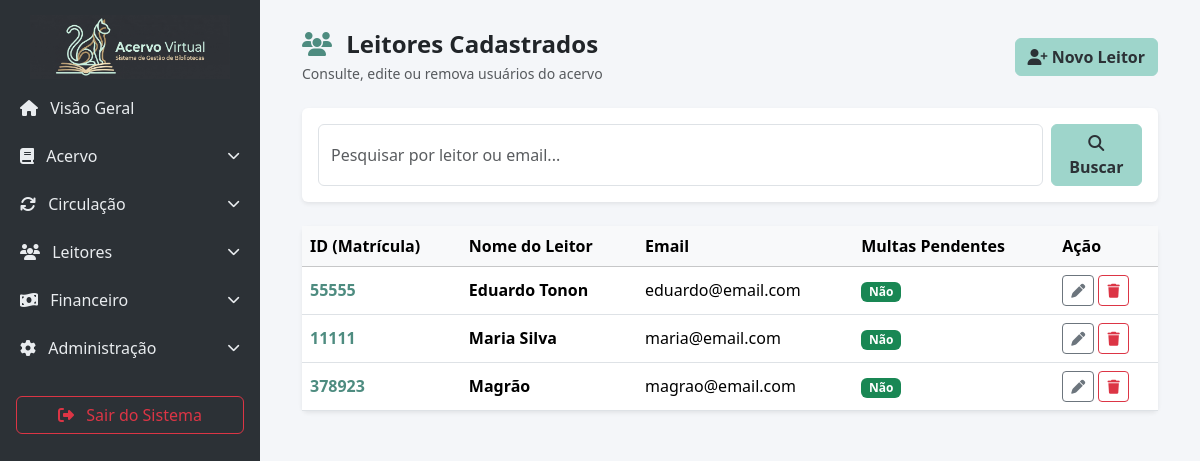
/leitores/buscar/ (signed in), run on the app's committed database.
### biblioteca_app/models.py (models this page shows, shortened)
class Leitor(models.Model):
    id_leitor = models.CharField(max_length=50, unique=True, null=True, blank=True, help_text="ID Único ou Matrícula")
    nome = models.CharField(max_length=200)
    data_nascimento = models.DateField()
    celular = models.CharField(max_length=15, unique=True)
    cpf = models.CharField(max_length=14, unique=True)
    email = models.EmailField(unique=True)
    cep = models.CharField(max_length=9)
    endereco = models.CharField(max_length=255)
    complemento = models.CharField(max_length=100, blank=True, null=True)
    cidade = models.CharField(max_length=100)
    RECEBIMENTO_ALERTAS_CHOICES = [
        ('email', 'Email'),
        ('celular', 'Celular'),
    ]
    recebimento_alertas = models.CharField(max_length=10, choices=RECEBIMENTO_ALERTAS_CHOICES, default='email')
    ativo = models.BooleanField(default=True, help_text="Desmarque para bloquear temporariamente o leitor")
    foto = models.ImageField(upload_to='fotos_leitores/', null=True, blank=True)
    @property
    def possui_multa(self):
        hoje = timezone.now().date()
        return Emprestimo.objects.filter(leitor=self, data_devolucao__lt=hoje, devolucao__isnull=True).exists()

### biblioteca_app/views.py (the view)
# urls.py: path('leitores/buscar/', views.usuarios, name='leitores'),
def usuarios(request):
    query = request.GET.get('q')
    if query:
        leitores = Leitor.objects.filter(
            Q(nome__icontains=query) |
            Q(email__icontains=query)
        ).distinct()
    else:
        leitores = Leitor.objects.all()
    context = {
        'leitores': leitores,
        'query': query,
    }
    return render(request, 'leitores.html', context)

### biblioteca_app/templates/leitores.html (shortened to what this page needs)
{% extends 'base.html' %}
{% block content %}
<div class="container-fluid">
    <div class="d-flex justify-content-between align-items-center mb-4">
        <div>
            <h4 class="fw-bold text-dark mb-1"><i class="fa-solid fa-users me-2 text-primary"></i> Leitores Cadastrados</h4>
            <p class="text-muted small mb-0">Consulte, edite ou remova usuários do acervo</p>
        </div>
        <a href="{% url 'cadastro_leitor' %}" class="btn btn-primary"><i class="fa-solid fa-user-plus"></i> Novo Leitor</a>
    </div>
    <div class="card border-0 shadow-sm mb-4">
        <div class="card-body">
            <form action="{% url 'leitores' %}" method="GET" class="d-flex mb-0">
                <input type="text" name="q" value="{{ request.GET.q|default:'' }}" class="form-control me-2" placeholder="Pesquisar por leitor ou email...">
                <button type="submit" class="btn btn-primary"><i class="fa-solid fa-magnifying-glass"></i> Buscar</button>
            </form>
        </div>
    </div>
    <div class="card border-0 shadow-sm">
        <div class="card-body p-0 table-responsive">
            <table class="table table-hover align-middle mb-0">
                <thead class="table-light">
                    <tr>
                        <th>ID (Matrícula)</th>
                        <th>Nome do Leitor</th>
                        <th>Email</th>
                        <th>Multas Pendentes</th>
                        <th>Ação</th>
                    </tr>
                </thead>
                <tbody>
                    {% for leitor in leitores %}
                    <tr class="leitor-item" style="cursor: pointer;" onclick="window.location.href='{% url 'historico_leitor' leitor.id %}'" data-leitor-id="{{ leitor.id }}" data-id-leitor="{{ leitor.id_leitor|default:'' }}" data-nome="{{ leitor.nome }}" data-celular="{{ leitor.celular }}" data-email="{{ leitor.email }}" data-cep="{{ leitor.cep }}" data-endereco="{{ leitor.endereco }}" data-complemento="{{ leitor.complemento }}" data-cidade="{{ leitor.cidade }}">
                        <td class="text-primary fw-bold">{{ leitor.id_leitor|default:"-" }}</td>
                        <td><strong>{{ leitor.nome }}</strong></td>
                        <td>{{ leitor.email }}</td>
                        <td>
                            {% if leitor.possui_multa %}<span class="badge bg-danger">Sim</span>{% else %}<span class="badge bg-success">Não</span>{% endif %}
                        </td>
                        <td onclick="event.stopPropagation();">
                            {% if request.session.funcao == 'administrador' or request.user.is_superuser %}
                            <button type="button" class="btn btn-sm btn-outline-secondary btn-editar" title="Editar"><i class="fa-solid fa-pen"></i></button>
                            <form method="POST" action="{% url 'excluir_leitor' leitor.id %}" style="display:inline;">
                                <button type="submit" class="btn btn-sm btn-outline-danger btn-excluir" title="Excluir"><i class="fa-solid fa-trash"></i></button>
                            </form>
                            {% endif %}
                        </td>
                    </tr>
                    {% empty %}
                    <tr><td colspan="4" class="text-center py-4 text-muted">Nenhum leitor encontrado.</td></tr>
                    {% endfor %}
                </tbody>
            </table>
        </div>
    </div>
</div>
{% endblock %}

### biblioteca_app/templates/base.html (style rules this page uses)
body { background-color: #f4f6f9; font-family: 'Segoe UI', Tahoma, Geneva, Verdana, sans-serif; }
:root { --theme-dark: #2c3136; --theme-primary: #9ed5cb; --theme-secondary: #cca77b; --theme-light: #f8f9fa; }
.btn-primary { background-color: var(--theme-primary); border-color: var(--theme-primary); color: var(--theme-dark); font-weight: 600; }
.text-primary { color: #4e8c80 !important; }

### data on the page
Leitor: id_leitor "55555", nome "Eduardo Tonon", email "eduardo@email.com", shows "Não"
Leitor: id_leitor "11111", nome "Maria Silva", email "maria@email.com", shows "Não"
Leitor: id_leitor "378923", nome "Magrão", email "magrao@email.com", shows "Não"
